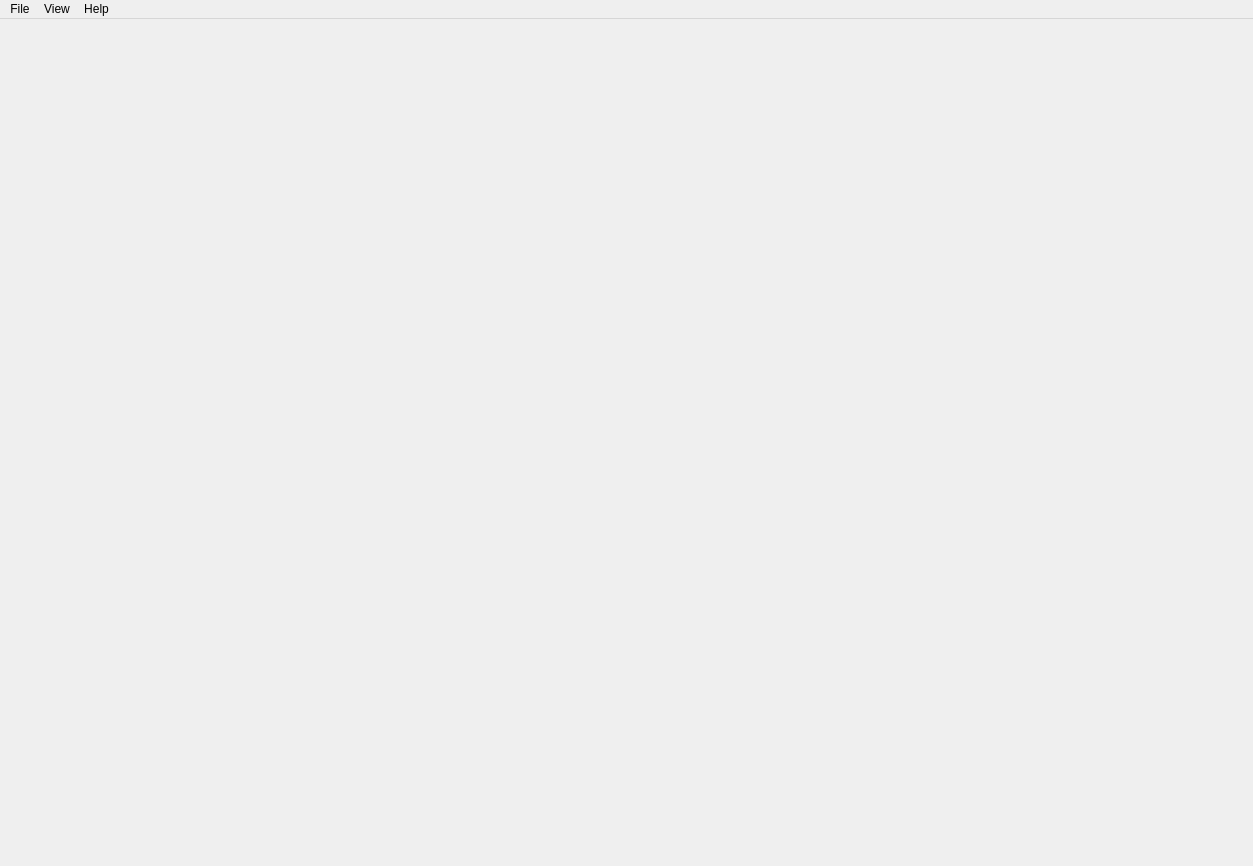
<?xml version="1.0" encoding="UTF-8"?>
<ui version="4.0">
 <class>MainWindow</class>
 <widget class="QMainWindow" name="MainWindow">
  <property name="geometry">
   <rect>
    <x>0</x>
    <y>0</y>
    <width>1253</width>
    <height>866</height>
   </rect>
  </property>
  <property name="windowTitle">
   <string>PVMT_SNAP editor</string>
  </property>
  <widget class="QWidget" name="centralwidget"/>
  <widget class="QMenuBar" name="menubar">
   <property name="geometry">
    <rect>
     <x>0</x>
     <y>0</y>
     <width>1253</width>
     <height>22</height>
    </rect>
   </property>
   <widget class="QMenu" name="menuFile">
    <property name="title">
     <string>File</string>
    </property>
    <addaction name="actionLogout"/>
    <addaction name="separator"/>
    <addaction name="actionExit"/>
   </widget>
   <widget class="QMenu" name="menuView">
    <property name="title">
     <string>View</string>
    </property>
    <addaction name="actionAnalysis_Sections"/>
    <addaction name="actionVCRH_VCRLD_VPROJ"/>
    <addaction name="actionConstruction_Rehab_History"/>
    <addaction name="actionConst_Rehab_Layer_Detail"/>
    <addaction name="actionProject"/>
    <addaction name="separator"/>
    <addaction name="actionEdit_Layers"/>
   </widget>
   <widget class="QMenu" name="menuHelp">
    <property name="title">
     <string>Help</string>
    </property>
    <addaction name="actionContents"/>
    <addaction name="separator"/>
    <addaction name="actionAbout"/>
   </widget>
   <addaction name="menuFile"/>
   <addaction name="menuView"/>
   <addaction name="menuHelp"/>
  </widget>
  <action name="actionExit">
   <property name="text">
    <string>Exit</string>
   </property>
  </action>
  <action name="actionLogout">
   <property name="text">
    <string>Logout</string>
   </property>
  </action>
  <action name="actionAnalysis_Sections">
   <property name="text">
    <string>Analysis Sections</string>
   </property>
  </action>
  <action name="actionConstruction_Rehab_History">
   <property name="text">
    <string>Construction Rehab History</string>
   </property>
  </action>
  <action name="actionConst_Rehab_Layer_Detail">
   <property name="text">
    <string>Const Rehab Layer Detail</string>
   </property>
  </action>
  <action name="actionProject">
   <property name="text">
    <string>Project</string>
   </property>
  </action>
  <action name="actionAbout">
   <property name="text">
    <string>About</string>
   </property>
  </action>
  <action name="actionsplit">
   <property name="text">
    <string>Split</string>
   </property>
  </action>
  <action name="actionContents">
   <property name="text">
    <string>Contents</string>
   </property>
  </action>
  <action name="actionVCRH_VCRLD_VPROJ">
   <property name="text">
    <string>VCRH_VCRLD_VPROJ</string>
   </property>
  </action>
  <action name="actionEdit_Layers">
   <property name="text">
    <string>Edit Layers</string>
   </property>
  </action>
 </widget>
 <resources/>
 <connections>
  <connection>
   <sender>actionExit</sender>
   <signal>triggered()</signal>
   <receiver>MainWindow</receiver>
   <slot>close()</slot>
   <hints>
    <hint type="sourcelabel">
     <x>-1</x>
     <y>-1</y>
    </hint>
    <hint type="destinationlabel">
     <x>399</x>
     <y>299</y>
    </hint>
   </hints>
  </connection>
 </connections>
</ui>
